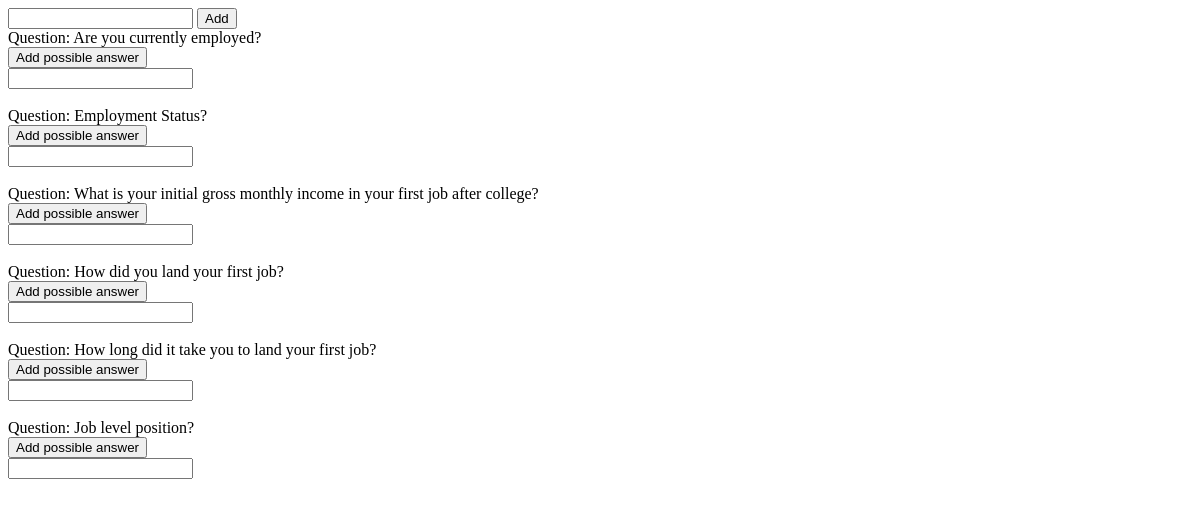
/admin/updateadmin.php, run on an earlier commit of the app's database.
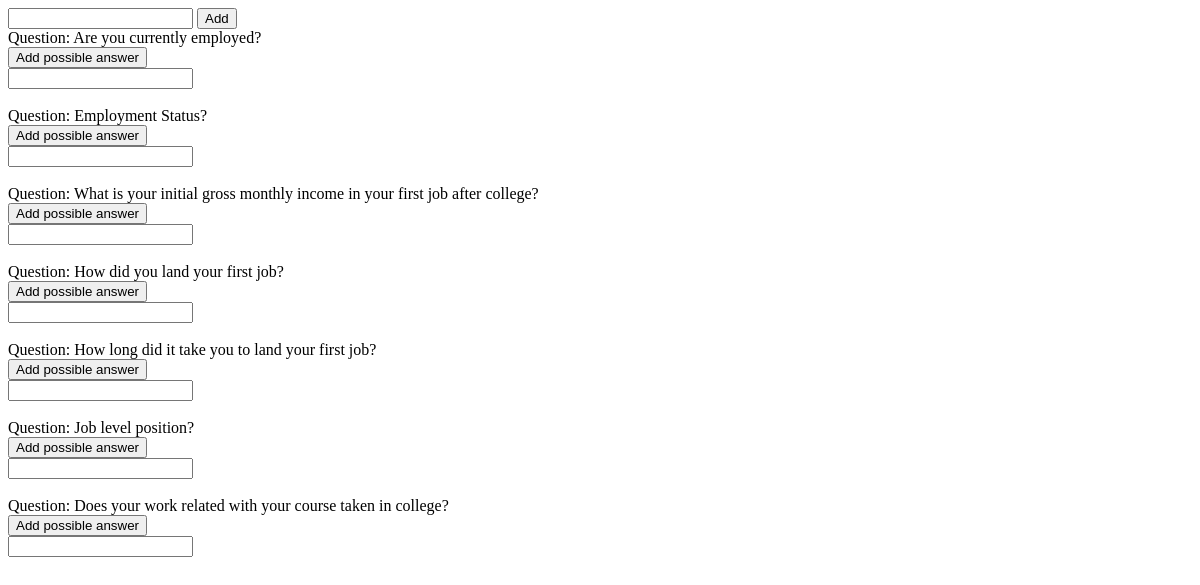
And on a later commit of the database.
### tables this page shows
CREATE TABLE `question_tbl` (
  `questionID` int(100) NOT NULL,
  `questionText` varchar(200) NOT NULL
);

### admin/updateadmin.php (the view, shortened to what this page needs)
<!DOCTYPE html>
<html>
  <head>
  </head>
  <body>
    <form class="" action="updateadmin.php" method="post">
      <input type="text" name="addquestions" value="" required>
      <input type="submit" name="" value="Add">
    </form>
  </body>
</html>
<?php
$servername = "localhost";
$username = "root";
$password = "";
$dbname = "ssutracer";
$conn = new mysqli($servername, $username, $password, $dbname);
$sql = "SELECT questionText FROM question_tbl";
$result = $conn->query($sql);
if ($result->num_rows > 0) {
    while($row = $result->fetch_assoc()) {
        echo  " Question: " . $row["questionText"]. "<br><input type='submit' value='Add possible answer'><br><input type='text'><br><br>";
    }
} else {
    echo "0 results";
}
?>

What changed in the data, as far as the page shows it:
added question_tbl: questionText "Does your work related with your course taken in college?"
